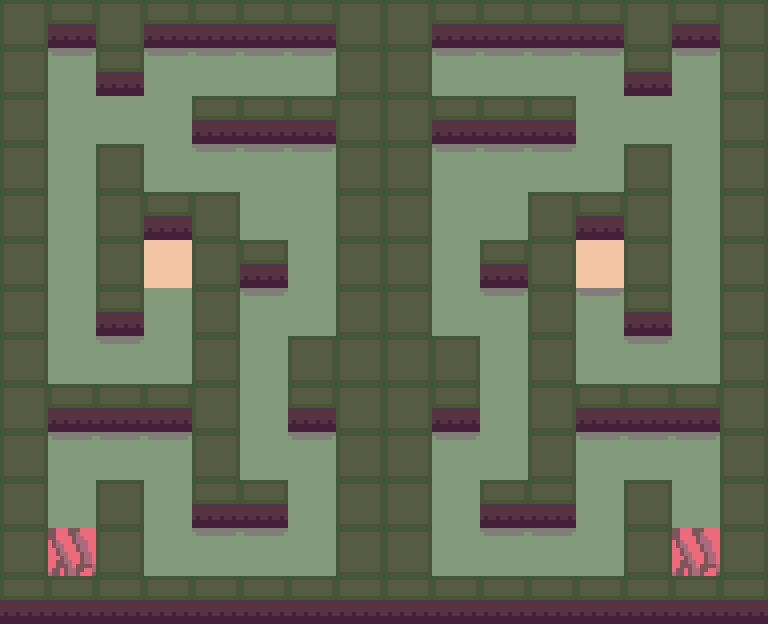

The image is a tile-based game level rendered from a .tmx file. Its description and source (layers, tilesets, objects; grid data summarised) follow:
An orthogonal 16x13 tile map with 48x48 px tiles, 1 tile layer (top).

<map version="1.10" tiledversion="1.10.1" orientation="orthogonal" renderorder="right-down" width="16" height="13" tilewidth="48" tileheight="48" infinite="0" nextlayerid="2" nextobjectid="1">
 <editorsettings>
  <export target="../../assets/Laberinto2.tmj" format="json" />
 </editorsettings>
 <tileset firstgid="1" name="Tiles0" tilewidth="48" tileheight="48" tilecount="50" columns="10">
  <image source="../Tiles.png" width="480" height="240" />
  <tile id="0">
   <properties>
    <property name="enter" type="bool" value="false" />
    <property name="ge_collide" type="bool" value="true" />
   </properties>
  </tile>
  <tile id="1">
   <properties>
    <property name="enter" type="bool" value="false" />
    <property name="ge_collide" type="bool" value="false" />
   </properties>
  </tile>
  <tile id="2">
   <properties>
    <property name="enter" type="bool" value="false" />
    <property name="ge_collide" type="bool" value="false" />
   </properties>
  </tile>
  <tile id="3">
   <properties>
    <property name="enter" type="bool" value="false" />
    <property name="ge_collide" type="bool" value="false" />
   </properties>
  </tile>
  <tile id="4">
   <properties>
    <property name="enter" type="bool" value="false" />
    <property name="ge_collide" type="bool" value="true" />
   </properties>
  </tile>
  <tile id="5">
   <properties>
    <property name="enter" type="bool" value="false" />
    <property name="ge_collide" type="bool" value="false" />
   </properties>
  </tile>
  <tile id="6">
   <properties>
    <property name="enter" type="bool" value="false" />
    <property name="ge_collide" type="bool" value="false" />
   </properties>
  </tile>
  <tile id="7">
   <properties>
    <property name="enter" type="bool" value="false" />
    <property name="ge_collide" type="bool" value="false" />
   </properties>
  </tile>
  <tile id="8">
   <properties>
    <property name="enter" type="bool" value="false" />
    <property name="ge_collide" type="bool" value="true" />
   </properties>
  </tile>
  <tile id="9">
   <properties>
    <property name="enter" type="bool" value="false" />
    <property name="ge_collide" type="bool" value="false" />
   </properties>
  </tile>
  <tile id="10">
   <properties>
    <property name="enter" type="bool" value="false" />
    <property name="ge_collide" type="bool" value="false" />
   </properties>
  </tile>
  <tile id="11">
   <properties>
    <property name="enter" type="bool" value="false" />
    <property name="ge_collide" type="bool" value="false" />
   </properties>
  </tile>
  <tile id="12">
   <properties>
    <property name="enter" type="bool" value="false" />
    <property name="ge_collide" type="bool" value="false" />
   </properties>
  </tile>
  <tile id="13">
   <properties>
    <property name="enter" type="bool" value="false" />
    <property name="ge_collide" type="bool" value="false" />
   </properties>
  </tile>
  <tile id="14">
   <properties>
    <property name="enter" type="bool" value="false" />
    <property name="ge_collide" type="bool" value="true" />
   </properties>
  </tile>
  <tile id="15">
   <properties>
    <property name="enter" type="bool" value="false" />
    <property name="ge_collide" type="bool" value="false" />
   </properties>
  </tile>
  <tile id="16">
   <properties>
    <property name="enter" type="bool" value="false" />
    <property name="ge_collide" type="bool" value="false" />
   </properties>
  </tile>
  <tile id="17">
   <properties>
    <property name="enter" type="bool" value="false" />
    <property name="ge_collide" type="bool" value="false" />
   </properties>
  </tile>
  <tile id="18">
   <properties>
    <property name="enter" type="bool" value="false" />
    <property name="ge_collide" type="bool" value="false" />
   </properties>
  </tile>
  <tile id="19">
   <properties>
    <property name="enter" type="bool" value="false" />
    <property name="ge_collide" type="bool" value="false" />
   </properties>
  </tile>
  <tile id="20">
   <properties>
    <property name="enter" type="bool" value="false" />
    <property name="ge_collide" type="bool" value="false" />
   </properties>
  </tile>
  <tile id="21">
   <properties>
    <property name="enter" type="bool" value="false" />
    <property name="ge_collide" type="bool" value="false" />
   </properties>
  </tile>
  <tile id="22">
   <properties>
    <property name="enter" type="bool" value="false" />
    <property name="ge_collide" type="bool" value="false" />
   </properties>
  </tile>
  <tile id="23">
   <properties>
    <property name="enter" type="bool" value="false" />
    <property name="ge_collide" type="bool" value="false" />
   </properties>
  </tile>
  <tile id="24">
   <properties>
    <property name="enter" type="bool" value="false" />
    <property name="ge_collide" type="bool" value="false" />
   </properties>
  </tile>
  <tile id="25">
   <properties>
    <property name="enter" type="bool" value="false" />
    <property name="ge_collide" type="bool" value="false" />
   </properties>
  </tile>
  <tile id="26">
   <properties>
    <property name="enter" type="bool" value="false" />
    <property name="ge_collide" type="bool" value="false" />
   </properties>
  </tile>
  <tile id="27">
   <properties>
    <property name="enter" type="bool" value="false" />
    <property name="ge_collide" type="bool" value="false" />
   </properties>
  </tile>
  <tile id="28">
   <properties>
    <property name="enter" type="bool" value="false" />
    <property name="ge_collide" type="bool" value="false" />
   </properties>
  </tile>
  <tile id="29">
   <properties>
    <property name="enter" type="bool" value="false" />
    <property name="ge_collide" type="bool" value="false" />
   </properties>
  </tile>
  <tile id="30">
   <properties>
    <property name="enter" type="bool" value="false" />
    <property name="ge_collide" type="bool" value="false" />
   </properties>
  </tile>
  <tile id="31">
   <properties>
    <property name="enter" type="bool" value="false" />
    <property name="ge_collide" type="bool" value="false" />
   </properties>
  </tile>
  <tile id="32">
   <properties>
    <property name="enter" type="bool" value="false" />
    <property name="ge_collide" type="bool" value="false" />
   </properties>
  </tile>
  <tile id="33">
   <properties>
    <property name="enter" type="bool" value="false" />
    <property name="ge_collide" type="bool" value="true" />
   </properties>
  </tile>
  <tile id="34">
   <properties>
    <property name="enter" type="bool" value="false" />
    <property name="ge_collide" type="bool" value="true" />
   </properties>
  </tile>
  <tile id="35">
   <properties>
    <property name="enter" type="bool" value="false" />
    <property name="ge_collide" type="bool" value="false" />
   </properties>
  </tile>
  <tile id="36">
   <properties>
    <property name="enter" type="bool" value="false" />
    <property name="ge_collide" type="bool" value="false" />
   </properties>
  </tile>
  <tile id="37">
   <properties>
    <property name="enter" type="bool" value="false" />
    <property name="ge_collide" type="bool" value="false" />
   </properties>
  </tile>
  <tile id="38">
   <properties>
    <property name="enter" type="bool" value="false" />
    <property name="ge_collide" type="bool" value="false" />
   </properties>
  </tile>
  <tile id="39">
   <properties>
    <property name="enter" type="bool" value="false" />
    <property name="ge_collide" type="bool" value="false" />
   </properties>
  </tile>
  <tile id="40">
   <properties>
    <property name="enter" type="bool" value="true" />
    <property name="ge_collide" type="bool" value="false" />
   </properties>
  </tile>
  <tile id="41">
   <properties>
    <property name="enter" type="bool" value="false" />
    <property name="ge_collide" type="bool" value="false" />
   </properties>
  </tile>
  <tile id="42">
   <properties>
    <property name="enter" type="bool" value="false" />
    <property name="ge_collide" type="bool" value="false" />
   </properties>
  </tile>
  <tile id="43">
   <properties>
    <property name="enter" type="bool" value="false" />
    <property name="ge_collide" type="bool" value="false" />
   </properties>
  </tile>
  <tile id="44">
   <properties>
    <property name="enter" type="bool" value="false" />
    <property name="ge_collide" type="bool" value="false" />
   </properties>
  </tile>
  <tile id="45">
   <properties>
    <property name="enter" type="bool" value="false" />
    <property name="ge_collide" type="bool" value="false" />
   </properties>
  </tile>
  <tile id="46">
   <properties>
    <property name="enter" type="bool" value="false" />
    <property name="ge_collide" type="bool" value="false" />
   </properties>
  </tile>
  <tile id="47">
   <properties>
    <property name="enter" type="bool" value="false" />
    <property name="ge_collide" type="bool" value="false" />
   </properties>
  </tile>
  <tile id="48">
   <properties>
    <property name="enter" type="bool" value="false" />
    <property name="ge_collide" type="bool" value="false" />
   </properties>
  </tile>
  <tile id="49">
   <properties>
    <property name="enter" type="bool" value="false" />
    <property name="ge_collide" type="bool" value="false" />
   </properties>
  </tile>
 </tileset>
 <layer id="1" name="top" width="16" height="13">
  <data>[208 cells, 208 non-empty, 6 distinct tile ids]</data>
 </layer>
</map>
